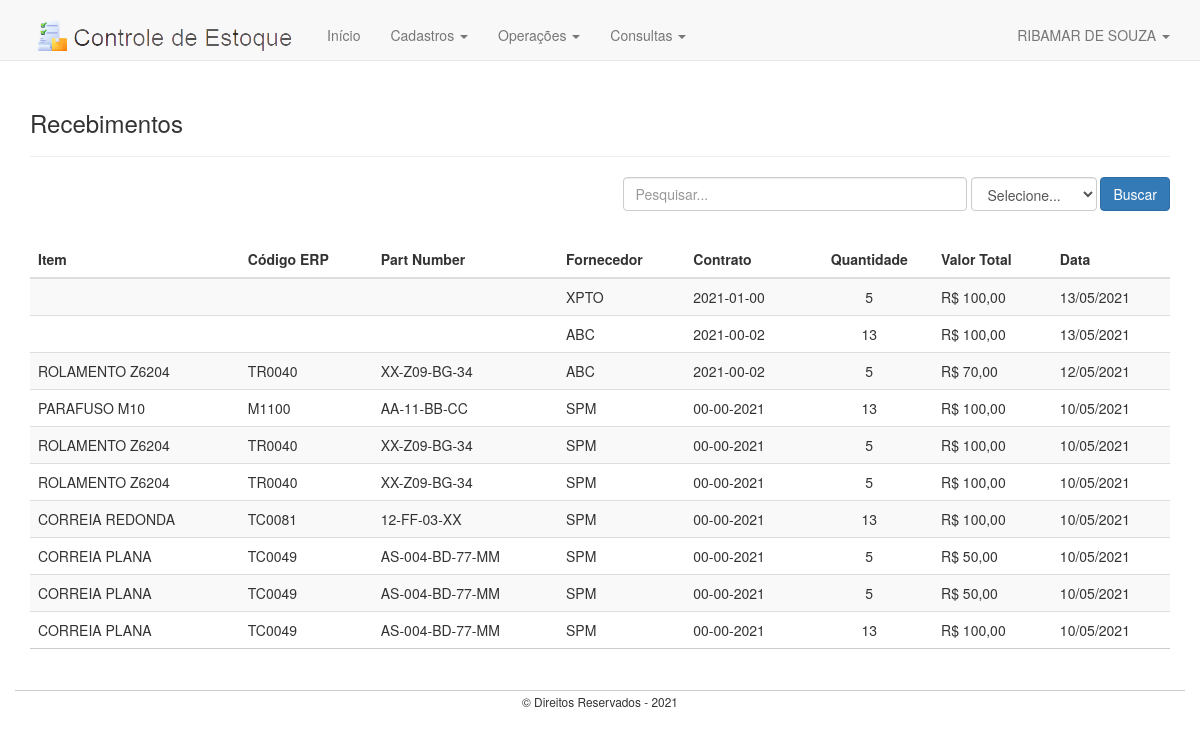
Screenshot of /recebimentos.php (signed in) with the database file from the repository.
### tables this page shows
CREATE TABLE `entrada_item` (
  `id_entrada` int(11) NOT NULL PRIMARY KEY AUTO_INCREMENT,
  `item_id` int(11) NOT NULL,
  `fornecedor` varchar(65) DEFAULT NULL,
  `contrato` varchar(20) DEFAULT NULL,
  `quantidade` int(5) CHECK (`quantidade` > 0),
  `valor_total` double(9,2) DEFAULT NULL,
  `custo_unitario` double(6,2) DEFAULT NULL,
  `data_recebimento` timestamp NOT NULL DEFAULT CURRENT_TIMESTAMP,
  FOREIGN KEY (item_id) REFERENCES itens (id_item)
);

CREATE TABLE `itens` (
  `id_item` int(11) NOT NULL PRIMARY KEY AUTO_INCREMENT,
  `descricao` varchar(100) NOT NULL,
  `codigo_erp` varchar(10) NOT NULL,
  `part_number` varchar(65) DEFAULT NULL,
  `fabricante` varchar(65) DEFAULT NULL,
  `maquina` varchar(30) DEFAULT NULL,
  `dimensoes` varchar(65) DEFAULT NULL,
  `posicao_almox` varchar(20) DEFAULT NULL
);

### database/crud-mysqli.php (called while the page is built, shortened)
<?php
function abrirConexao()
{
	$conexao = @mysqli_connect("localhost", "root", "", "estoque")
		or die(mysqli_connect_error());
	return $conexao;
}
function executar($sql)
{
	$conexao = abrirConexao();
	$qry = @mysqli_query($conexao, $sql)
		or die(@mysqli_error($conexao));
	return $qry;
}
function consultar($tabela, $condicao = null, $campos = "*")
{
	$sql = "SELECT {$campos} FROM {$tabela} {$condicao}";
	$qry = executar($sql);
	if (!mysqli_num_rows($qry)) {
		return false;
	} else {
		while ($linha = @mysqli_fetch_assoc($qry)) {
			$dados[] = $linha;
		}
		return $dados;
	}
}

### oper/lista-recebimentos.php (called while the page is built)
<?php
require 'database/crud-mysqli.php';
$pesquisar = isset($_GET['pesquisar']) ? strtoupper($_GET['pesquisar']) : "";
$campo = isset($_GET['campo']) ? $_GET['campo'] : null;
if ($pesquisar == "") {
	$dados = consultar("entrada_item", " left join itens on entrada_item.item_id = itens.id_item order by data_recebimento desc");
} else {
	$dados = consultar("entrada_item", " left join itens on entrada_item.item_id = itens.id_item where $campo like '%$pesquisar%' order by data_recebimento desc");
}

### recebimentos.php (the view, shortened to what this page needs)
<?php include 'template/header.php' ?>
<?php include 'oper/lista-recebimentos.php' ?>
	<div class="container" style="min-height:630px;margin-top:60px">
		<h3 style="margin-top:50px">Recebimentos</h3><hr>
		<?php
			if (!$dados) {
				echo "<h3>Nenhum registro encontrado.</h3>";
			} else {
		?>
		<form class="form-inline" style="float:right;margin-bottom:30px">
			<div class="form-group">
				<input type="text" name="pesquisar" class="form-control" size="40"
					placeholder="Pesquisar...">
				<select class="form-control" name="campo">
					<option value="null">Selecione...</option>
				</select>
				<input type="submit" value="Buscar" class="btn btn-primary">
			</div>
		</form>
		<table class="table table-striped" style="border-bottom:1px solid #ccc">
			<thead>
				<tr>
					<th scope="col">Item</th>
					<th scope="col">Código ERP</th>
					<th scope="col">Part Number</th>
					<th scope="col">Fornecedor</th>
					<th scope="col">Contrato</th>
					<th scope="col" style="text-align: center">Quantidade</th>
					<th scope="col">Valor Total</th>
					<th scope="col">Data</th>
				</tr>
			</thead>
			<tbody>
				<?php foreach ($dados as $r) : ?>
				<tr>
					<td><?php echo $r['descricao'] ?></td>
					<td><?php echo $r['codigo_erp'] ?></td>
					<td><?php echo $r['part_number'] ?></td>
					<td><?php echo $r['fornecedor'] ?></td>
					<td><?php echo $r['contrato'] ?></td>
					<td align="center"><?php echo $r['quantidade'] ?></td>
					<td><?php echo "R$ ".number_format($r['valor_total'], 2, ",", ".") ?></td>
					<td><?php echo date('d/m/Y', strtotime($r['data_recebimento'])); ?></td>
				</tr>
				<?php endforeach ?>
			</tbody>
		</table>
		<?php } ?>
	</div>
<?php include 'template/footer.php' ?>

### rows the page displays
entrada_item: fornecedor "XPTO", contrato "2021-01-00", quantidade "5", valor_total "100,00", data_recebimento "13/05/2021"
entrada_item: fornecedor "ABC", contrato "2021-00-02", quantidade "13", valor_total "100,00", data_recebimento "13/05/2021"
entrada_item: item.descricao "ROLAMENTO Z6204", item.codigo_erp "TR0040", item.part_number "XX-Z09-BG-34", fornecedor "ABC", contrato "2021-00-02", quantidade "5", valor_total "70,00", data_recebimento "12/05/2021"
entrada_item: item.descricao "PARAFUSO M10", item.codigo_erp "M1100", item.part_number "AA-11-BB-CC", fornecedor "SPM", contrato "00-00-2021", quantidade "13", valor_total "100,00", data_recebimento "10/05/2021"
entrada_item: item.descricao "ROLAMENTO Z6204", item.codigo_erp "TR0040", item.part_number "XX-Z09-BG-34", fornecedor "SPM", contrato "00-00-2021", quantidade "5", valor_total "100,00", data_recebimento "10/05/2021"
entrada_item: item.descricao "ROLAMENTO Z6204", item.codigo_erp "TR0040", item.part_number "XX-Z09-BG-34", fornecedor "SPM", contrato "00-00-2021", quantidade "5", valor_total "100,00", data_recebimento "10/05/2021"
entrada_item: item.descricao "CORREIA REDONDA", item.codigo_erp "TC0081", item.part_number "12-FF-03-XX", fornecedor "SPM", contrato "00-00-2021", quantidade "13", valor_total "100,00", data_recebimento "10/05/2021"
entrada_item: item.descricao "CORREIA PLANA", item.codigo_erp "TC0049", item.part_number "AS-004-BD-77-MM", fornecedor "SPM", contrato "00-00-2021", quantidade "5", valor_total "50,00", data_recebimento "10/05/2021"
entrada_item: item.descricao "CORREIA PLANA", item.codigo_erp "TC0049", item.part_number "AS-004-BD-77-MM", fornecedor "SPM", contrato "00-00-2021", quantidade "5", valor_total "50,00", data_recebimento "10/05/2021"
entrada_item: item.descricao "CORREIA PLANA", item.codigo_erp "TC0049", item.part_number "AS-004-BD-77-MM", fornecedor "SPM", contrato "00-00-2021", quantidade "13", valor_total "100,00", data_recebimento "10/05/2021"

### other values shown
$_SESSION['usuario_nome'] "RIBAMAR DE SOUZA"
